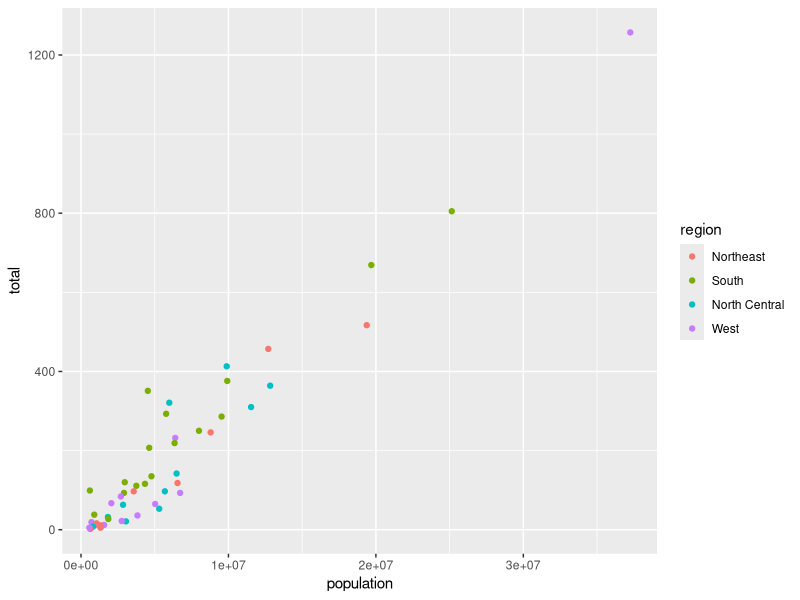

Reproduce this figure in R.
library(tidyverse)
library(dslabs)

data(murders)

murders %>%  
  ggplot(aes(population, total, label=abb, color=region)) +
  geom_point()
